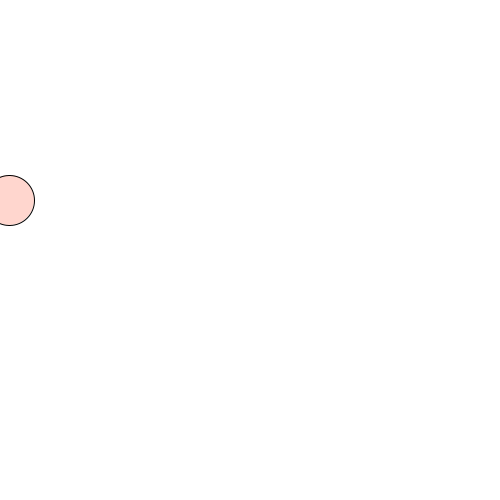
Frame 1 (no input)
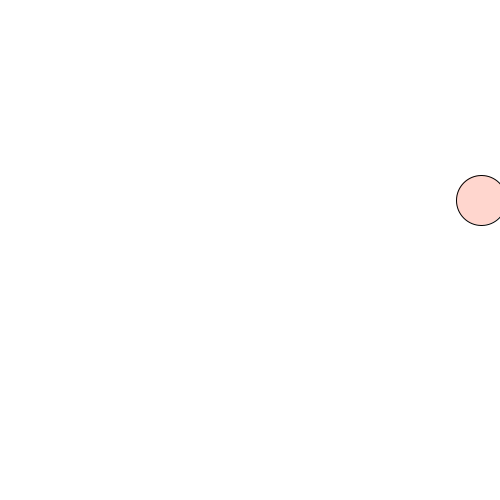
Frame 60 (the mouse pressed at the canvas centre just before this capture)
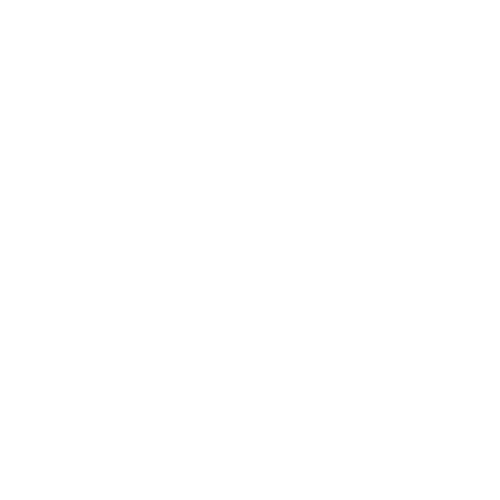
Frame 120 (the mouse held since frame 60 and released just before this capture)

The Processing sketch that drew these frames (run headless with seeded random() and noise(); from frame 60 on, the mouse is pressed at the canvas centre):

// Processing sketch: Pong
// ── Pong.pde
int X = 1;
void setup() {
  size(500, 500);
background(#FFFFFF);
}
void draw() {
  background(#FFFFFF);
  fill(#FFD6CE);
  stroke(0, 0, 0);
  ellipse(X+=8, 200, 50, 50);
  if(X == 499){
    X = X-=8;
    ellipse(X, 200, 50, 50);
  }
  else if(X == 1) {
    X = X+=8;
    ellipse(X, 200, 50, 50);
  }
}
